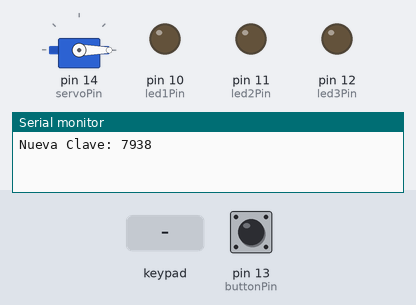
Bench run of a sketch on a simulated Arduino Uno, built with avr-gcc and run on an emulated ATmega328P. Parts: servo, output pins drawn as LEDs (lit = HIGH), the last lines printed to the serial monitor. The test bench sets the inputs (shaded band); at power-on: pin 13 (buttonPin) HIGH. Random numbers use the default seed unless the sketch sets one.

Above: at 1.2 s.
1.3 s: key '#' pressed
At 2.0 s:
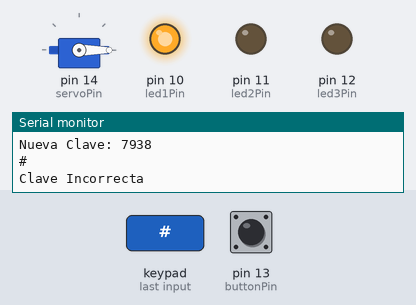
2.8 s: keypad keys 2 3 4 5 # pressed 0.4 s apart
At 5.3 s:
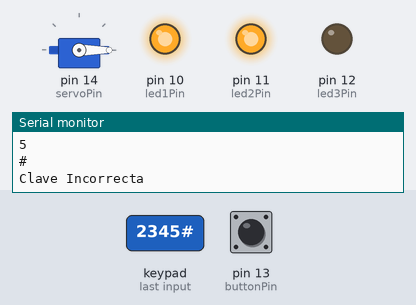
6.3 s: pin 13 (buttonPin) pulled LOW for 0.15 s
At 7.4 s:
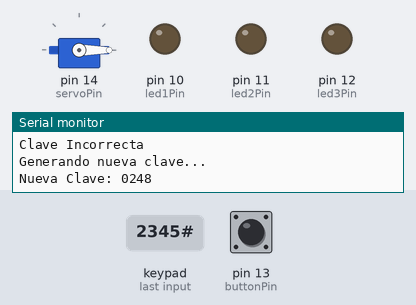
Timing chart, 0 to 9.3 s (numbered marks = the images above; inputs shaded):
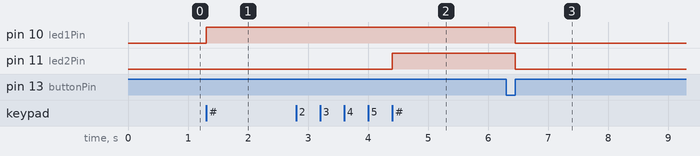

The sketch:

codigo.ino
```cpp
#include <Servo.h>
#include <Keypad.h>
#include <stdlib.h>

Servo myServo;

const byte ROWS = 4; // 4 filas
const byte COLS = 4; // 4 columnas para un keypad 4x4
char keys[ROWS][COLS] = {
  {'1','2','3','A'},
  {'4','5','6','B'},
  {'7','8','9','C'},
  {'*','0','#','D'}
};

byte rowPins[ROWS] = {2, 3, 4, 5};    // Conecta a los pines de las filas del keypad
byte colPins[COLS] = {6, 7, 8, 9};    // Conecta a los pines de las columnas del keypad

Keypad keypad = Keypad(makeKeymap(keys), rowPins, colPins, ROWS, COLS);

String inputPassword = "";    // Almacena la clave ingresada
String correctPassword = "";  // Almacena la clave correcta generada
int attempts = 0;             // Contador de intentos fallidos

const int servoPin = 14;  // Nuevo pin para el servo (A0)
const int led1Pin = 10;   // Pin del LED 1
const int led2Pin = 11;   // Pin del LED 2
const int led3Pin = 12;   // Pin del LED 3
const int buttonPin = 13; // Pin del pulsador

void setup() {
  Serial.begin(9600);
  myServo.attach(servoPin);    // Conecta el servo al nuevo pin (A0)
  myServo.write(0);            // Servo en la posición inicial

  pinMode(led1Pin, OUTPUT);    // Configura LED 1 como salida
  pinMode(led2Pin, OUTPUT);    // Configura LED 2 como salida
  pinMode(led3Pin, OUTPUT);    // Configura LED 3 como salida
  pinMode(buttonPin, INPUT_PULLUP); // Configura el pulsador con resistencia de pull-up

  generatePassword();               // Genera la clave inicial
}

void loop() {
  char key = keypad.getKey();

  if (key) {
    Serial.println(key);
    if (key == '#') {
      if (inputPassword == correctPassword) {
        Serial.println("Clave Correcta");
        myServo.write(90); // Gira el servo a 90 grados (desbloquear)
        delay(3000);       // Mantiene el servo en posición por 3 segundos
        myServo.write(0);  // Regresa el servo a la posición inicial (bloquear)
        resetSystem();     // Resetea el sistema tras un desbloqueo exitoso
      } else {
        attempts++;
        Serial.println("Clave Incorrecta");
        if (attempts == 1) {
          digitalWrite(led1Pin, HIGH); // Enciende el LED 1
        } else if (attempts == 2) {
          digitalWrite(led2Pin, HIGH); // Enciende el LED 2
        } else if (attempts == 3) {
          digitalWrite(led3Pin, HIGH); // Enciende el LED 3
          Serial.println("Máximo de intentos alcanzado");
          resetSystem(); // Resetea el sistema si se alcanzó el máximo de intentos
        }
      }
      inputPassword = ""; // Resetea la clave ingresada
    } else if (key == '*') {
      inputPassword = ""; // Borra la clave ingresada
    } else {
      inputPassword += key; // Agrega el número ingresado a la clave
    }
  }

  if (digitalRead(buttonPin) == LOW) {
    delay(50); // Debouncing
    while (digitalRead(buttonPin) == LOW); // Espera hasta que se suelte el pulsador
    Serial.println("Generando nueva clave...");
    resetSystem(); // Genera una nueva clave cuando se presiona el pulsador
  }
}

void generatePassword() {
  correctPassword = "";
  for (int i = 0; i < 4; i++) {
    correctPassword += String(random(0, 10)); // Genera un dígito aleatorio de 0 a 9
  }
  Serial.print("Nueva Clave: ");
  Serial.println(correctPassword); // Muestra la clave generada en el monitor serie (quitar en producción)
}

void resetSystem() {
  digitalWrite(led1Pin, LOW); // Apaga el LED 1
  digitalWrite(led2Pin, LOW); // Apaga el LED 2
  digitalWrite(led3Pin, LOW); // Apaga el LED 3
  attempts = 0;            // Resetea el contador de intentos
  generatePassword();      // Genera una nueva clave
}
```

Measured:
- after the input at 1.3 s, pin 10 (led1Pin): LOW → HIGH at once
- after the input at 2.8 s, pin 11 (led2Pin): LOW → HIGH after 1.6 s
- after the input at 6.3 s, pin 10 (led1Pin), pin 11 (led2Pin): HIGH → LOW after 0.15 s
